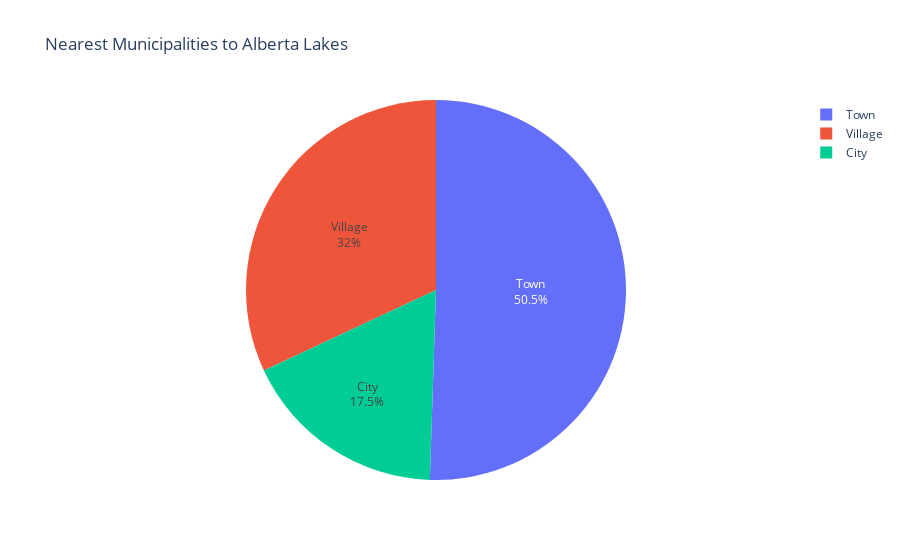

The notebook cell this image was saved under:
### Markdown cell above
### Statistical Analysis of Mean Cyanobacterial Counts vs Nearest Municipality Type

### Code cell
# Pie chart for the counts of municipality types nearest to the lakes
fig = px.pie(dfCountVsNearest, 'NearestMunicipality',
            hover_name='Waterbody_name',
            title='Nearest Municipalities to Alberta Lakes')
fig.update_traces(textposition='inside', textinfo='percent+label')
fig.show()

### Figure 1 — Plotly figure (JSON) as saved in the notebook; plotly's stock layout.template omitted (floating-point values rounded to 4 significant figures)
{"data": [{"domain": {"x": [0, 1], "y": [0, 1]}, "hovertemplate": "<b>%{hovertext}</b><br><br>NearestMunicipality=%{label}<extra></extra>", "hovertext": ["Acadia Valley Reservoir", "Auburn Bay", "Bangs Lake", "Baptiste Lake", "Battle Lake", "Bear Lake", "Beaver Lake", "Berry Creek Reservoir", "Bonnie Lake", "Borden Park Natural Swimming Experience", "Buck Lake", "Bullshead Reservoir", "Calling Lake", "Chain Lakes Reservoir", "Chestermere Lake", "Chickakoo Lake", "Chin Reservoir", "Chip Lake", "Clear Lake", "Cold Lake", "Crane (Moore) Lake", "Devil's Lake (Matchayaw Lake)", "Eagle Lake", "Enchant Municipal Lake", "Fawcett Lake", "Floatingstone Lake", "Fork Lake", "Forty Mile Reservoir", "Freeman Lake", "Garner Lake", "Goose Lake", "Gull Lake", "Half Moon Lake", "Hasse Lake", "Hastings Lake", "Henderson Lake", "Heritage Lake", "Hope Lake", "Hubbles Lake", "Hutch Lake", "Iosegun Lake", "Isle Lake", "Islet Lake", "Jackfish Lake (Athabasca)", "Jackfish Lake (Parkland County)", "Kehiwin Lake", "Lac Cardinal (Bear Lake)", "Lac La Biche", "Lac La Nonne", "Lac Sante", "Lac Ste. Anne", "Lake McGregor", "Lake Newell", "Lake Sundance", "Laurier Lake", "Lessard Lake", "Lesser Slave Lake", "Long Lake", "Lower Thérien Lake", "McLeod (Carson) Lake", "Milk River Ridge Reservoir", "Mink Lake", "Minnie Lake", "Mons Lake", "Moonshine Lake", "Moose Lake", "Muriel Lake", "Murray Lake", "North Buck Lake", "Oasis Lake", "Paddle River Reservoir", "Park Lake", "Peanut Lake", "Pigeon Lake", "Pine Coulee Reservoir", "Pine Lake", "Rattlesnake Lake/Sauder Reservoir", "Reesor Lake Reservoir", "Rolling Hills Reservoir", "Severn Creek Reservoir", "Sherburne Reservoir", "Shiningbank Lake", "Sikome Lake", "Skeleton Lake", "Smoke Lake", "Soar's Lake", "St. Mary Reservoir", "Steele (Cross) Lake", "Stoney (Siler) Lake", "Sturgeon Lake", "Sylvan Lake", "Thunder Lake", "Travers Reservoir", "Twin Valley Reservoir", "Wabamun Lake", "Wizard Lake", "Yellow Lake"], "labels": ["Village", "City", "Village", "Town", "Village", "City", "Village", "Village", "Village", "City", "Town", "City", "Town", "Village", "City", "Town", "Village", "Town", "Town", "City", "City", "Town", "Town", "Town", "Town", "Village", "Village", "Village", "Town", "Village", "Town", "Town", "City", "Village", "Town", "City", "Town", "Village", "Town", "Town", "Town", "Village", "Town", "Town", "Village", "Town", "Town", "Village", "Town", "Town", "Village", "Village", "City", "City", "Town", "Village", "Town", "Village", "Town", "Town", "Town", "Village", "Village", "Town", "Town", "Village", "Town", "City", "Village", "Town", "Town", "Town", "Town", "Town", "Town", "Village", "City", "City", "City", "Village", "Town", "Town", "City", "Village", "Town", "City", "Town", "Town", "Town", "Town", "Town", "Town", "Village", "Village", "Village", "Town", "Town"], "legendgroup": "", "name": "", "showlegend": true, "textinfo": "percent+label", "textposition": "inside", "type": "pie"}], "layout": {"legend": {"tracegroupgap": 0}, "title": {"text": "Nearest Municipalities to Alberta Lakes"}}}
